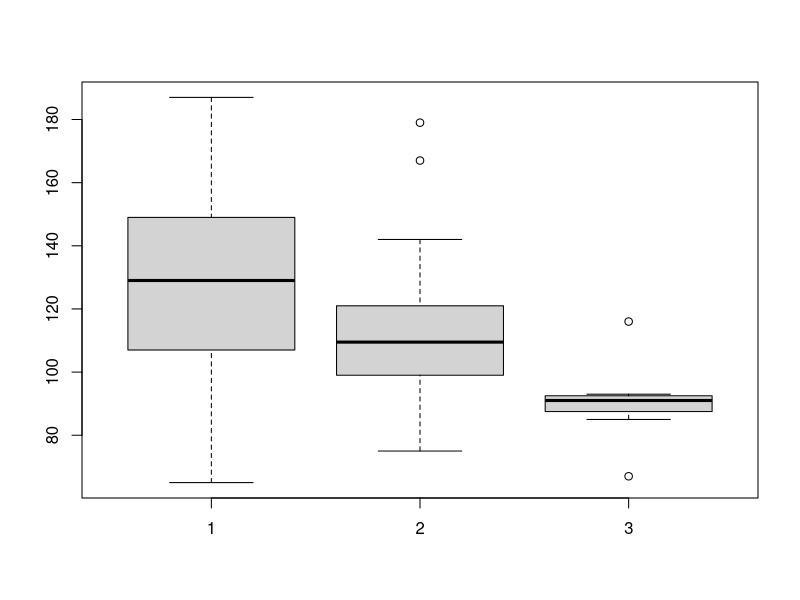
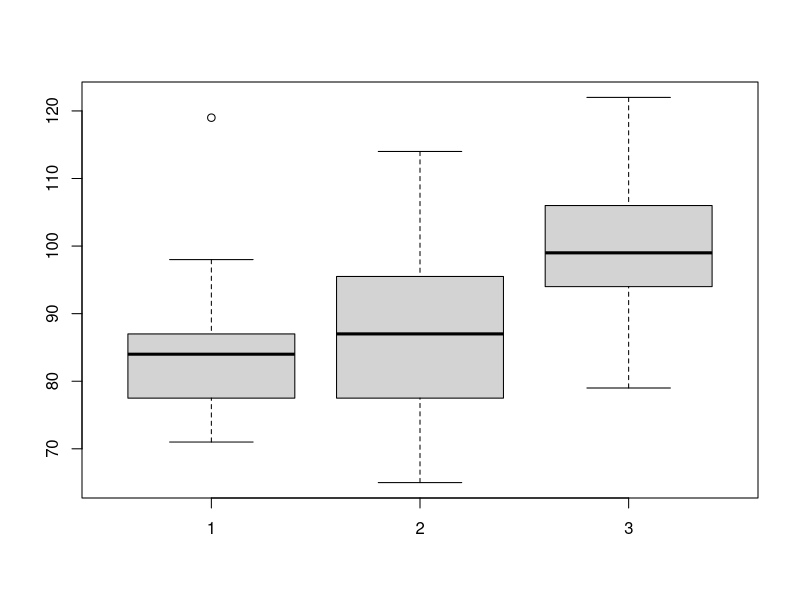

Write the R code that produced these figures, in order.
small <- c(108, 132, 130, 110, 135, 100, 129, 151, 107, 154, 109, 162, 173, 143, 103, 107, 187, 149, 82, 69, 65)
mid <- c(93, 115, 115, 167, 107, 103, 75, 107, 115, 121, 103, 104, 179, 140, 120, 126, 86, 142, 99, 112, 98, 84)
large <- c(85, 91, 93, 116, 90, 67, 92)
boxplot(small, mid, large)


small <- c(71, 72, 72, 73, 73, 74, 81, 82, 82, 83, 83, 83, 85, 85, 85, 85, 85, 86, 88, 89, 91, 97, 98, 119)
mid <- c(65.0, 69.0, 70.0, 70.0, 73.0, 73.0, 74.0, 75.0, 76.0, 77.0, 78.0, 79.0, 82.0, 82.0, 85.0, 85.0, 85.0, 85.0, 86.0, 87.0, 87.0, 89.0, 89.0, 91.0, 91.0, 91.0, 91.0, 92.0, 95.0, 96.0, 97.0, 97.0, 98.0, 98.0, 106.0, 108.0, 110.0, 110.0, 114.0)
large <- c(79.0, 87.0, 90.0, 94.0, 94.0, 95.0, 99.0, 103.0, 103.0, 106.0, 107.0, 107.0, 122.0)
boxplot(small, mid, large)
